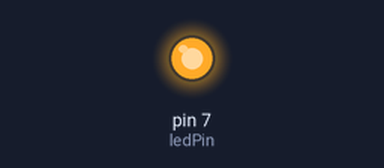
Bench run of a sketch on a simulated Arduino Uno, built with avr-gcc and run on an emulated ATmega328P. Shown: output pins drawn as LEDs (lit = HIGH).

Above: at 3.1 s.
At 34.41 s:
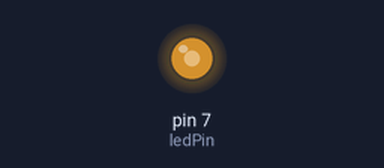
Timing chart, 0 to 40.0 s (numbered marks = the images above):
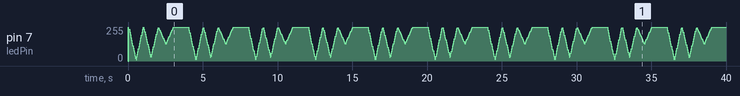

The sketch:

06C17.ino
```cpp
const int ledPin = 7;

int g_period = 10000;  // microseconds
int g_duty = 0;        // 0 ~ 100 %

void set_period(int period) {
  if (period < 100) period = 100;
  if (period > 10000) period = 10000;
  g_period = period;
}

void set_duty(int duty) {
  if (duty < 0) duty = 0;
  if (duty > 100) duty = 100;
  g_duty = duty;
}

void pwm_once() {
  int onTime = (long)g_period * g_duty / 100;
  int offTime = g_period - onTime;

  if (onTime > 0) {
    digitalWrite(ledPin, LOW);
    delayMicroseconds(onTime);
  }
  if (offTime > 0) {
    digitalWrite(ledPin, HIGH);
    delayMicroseconds(offTime);
  }
}

void triangle_fade_1s() {
  long long start = micros();

  while (micros() - start < 1000000) {
    unsigned long elapsed = micros() - start;
    int duty;

    if (elapsed < 500000) {
      duty = elapsed * 100 / 500000;
    } else {
      unsigned long remaining = 1000000 - elapsed;
      duty = remaining * 100 / 500000;
    }

    set_duty(duty);
    pwm_once();
  }
}

void setup() {
  pinMode(ledPin, OUTPUT);
  digitalWrite(ledPin, HIGH);
}

void loop() {
  set_period(10000);  // 10 ms
  triangle_fade_1s();

  set_period(1000);   // 1 ms
  triangle_fade_1s();

  set_period(100);    // 0.1 ms
  triangle_fade_1s();

  delay(1000);
}
```
